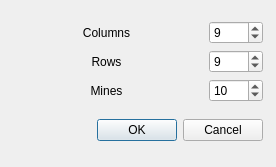
<?xml version="1.0" encoding="UTF-8"?>
<ui version="4.0">
 <class>Dialog</class>
 <widget class="QDialog" name="Dialog">
  <property name="geometry">
   <rect>
    <x>0</x>
    <y>0</y>
    <width>276</width>
    <height>167</height>
   </rect>
  </property>
  <property name="windowTitle">
   <string>Dialog</string>
  </property>
  <widget class="QWidget" name="verticalLayoutWidget">
   <property name="geometry">
    <rect>
     <x>10</x>
     <y>10</y>
     <width>253</width>
     <height>142</height>
    </rect>
   </property>
   <layout class="QVBoxLayout" name="verticalLayout">
    <item>
     <layout class="QGridLayout" name="gridLayout">
      <item row="2" column="0">
       <widget class="QLabel" name="mines_label">
        <property name="text">
         <string>Mines</string>
        </property>
        <property name="alignment">
         <set>Qt::AlignCenter</set>
        </property>
       </widget>
      </item>
      <item row="1" column="0">
       <widget class="QLabel" name="rows_label">
        <property name="text">
         <string>Rows</string>
        </property>
        <property name="alignment">
         <set>Qt::AlignCenter</set>
        </property>
       </widget>
      </item>
      <item row="0" column="0">
       <widget class="QLabel" name="colummns_label">
        <property name="sizePolicy">
         <sizepolicy hsizetype="Preferred" vsizetype="Preferred">
          <horstretch>2</horstretch>
          <verstretch>0</verstretch>
         </sizepolicy>
        </property>
        <property name="text">
         <string>Columns</string>
        </property>
        <property name="alignment">
         <set>Qt::AlignCenter</set>
        </property>
       </widget>
      </item>
      <item row="0" column="1">
       <widget class="QSpinBox" name="columns">
        <property name="minimum">
         <number>3</number>
        </property>
        <property name="value">
         <number>9</number>
        </property>
       </widget>
      </item>
      <item row="1" column="1">
       <widget class="QSpinBox" name="rows">
        <property name="minimum">
         <number>3</number>
        </property>
        <property name="value">
         <number>9</number>
        </property>
       </widget>
      </item>
      <item row="2" column="1">
       <widget class="QSpinBox" name="mines">
        <property name="minimum">
         <number>1</number>
        </property>
        <property name="maximum">
         <number>9800</number>
        </property>
        <property name="value">
         <number>10</number>
        </property>
       </widget>
      </item>
     </layout>
    </item>
    <item>
     <widget class="QDialogButtonBox" name="buttonBox">
      <property name="orientation">
       <enum>Qt::Horizontal</enum>
      </property>
      <property name="standardButtons">
       <set>QDialogButtonBox::Cancel|QDialogButtonBox::Ok</set>
      </property>
     </widget>
    </item>
   </layout>
  </widget>
 </widget>
 <resources/>
 <connections/>
</ui>
